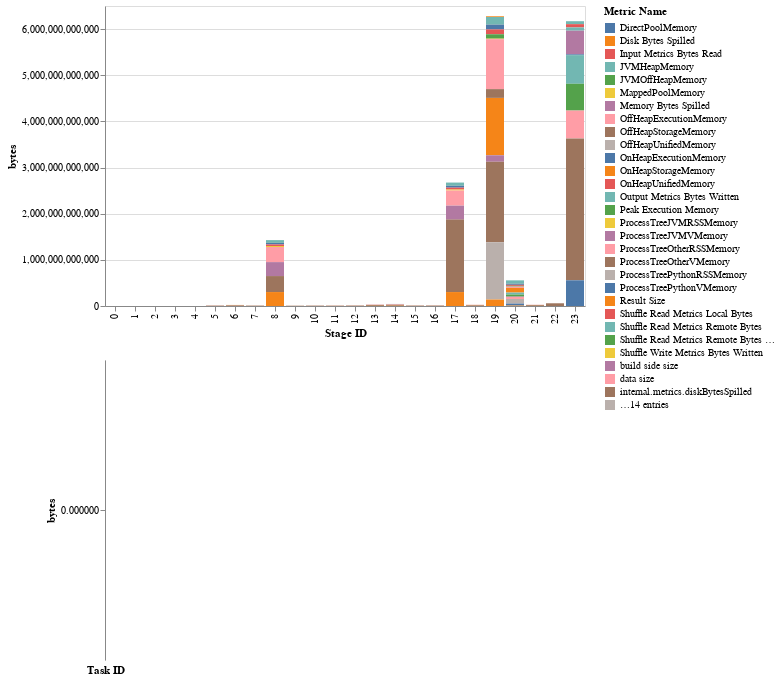

The notebook cell saved with this chart:
### Code cell
stage_and_task_charts(task_byte_metrics, "bytes")

### Figure 1 — Vega-Lite specification as saved in the notebook (floating-point values rounded to 4 significant figures; data arrays with more than 128 entries replaced by an {"elided": "..."} marker saying what was removed)
{"config": {"view": {"continuousWidth": 400, "continuousHeight": 300}}, "vconcat": [{"data": {"name": "data-72d2b19bd5521e165fd6fc59beaacab4"}, "mark": "bar", "encoding": {"color": {"type": "nominal", "field": "Metric Name"}, "tooltip": [{"type": "nominal", "field": "Metric Name"}, {"type": "quantitative", "field": "Metric Value"}, {"type": "quantitative", "field": "Stage ID"}], "x": {"type": "nominal", "field": "Stage ID"}, "y": {"type": "quantitative", "aggregate": "sum", "field": "Metric Value", "title": "bytes"}}, "selection": {"SelectorName": {"type": "multi", "fields": ["Stage ID"], "empty": "none"}, "selector011": {"type": "interval", "bind": "scales", "encodings": ["x", "y"]}}}, {"data": {"name": "data-4b3c737876766bc297511c130396e0fc"}, "mark": "bar", "encoding": {"color": {"type": "nominal", "field": "Metric Name"}, "tooltip": [{"type": "nominal", "field": "Metric Name"}, {"type": "quantitative", "field": "Metric Value"}, {"type": "quantitative", "field": "Task ID"}], "x": {"type": "nominal", "field": "Task ID"}, "y": {"type": "quantitative", "field": "Metric Value", "title": "bytes"}}, "selection": {"selector012": {"type": "interval", "bind": "scales", "encodings": ["x", "y"]}}, "transform": [{"filter": {"selection": "SelectorName"}}]}], "$schema": "https://vega.github.io/schema/vega-lite/v4.8.1.json", "datasets": {"data-72d2b19bd5521e165fd6fc59beaacab4": {"elided": "739 records"}, "data-4b3c737876766bc297511c130396e0fc": {"elided": "6003 records"}}}
